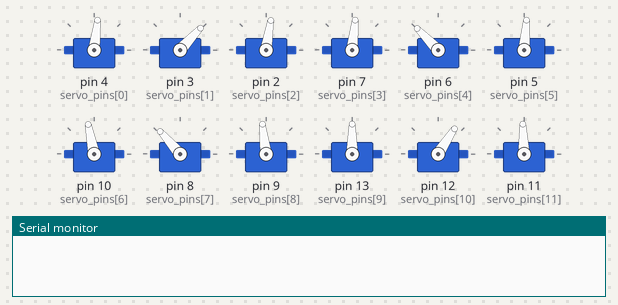
Bench run of a sketch on a simulated Arduino Uno, built with avr-gcc and run on an emulated ATmega328P. Shown: 12 × servo, the last lines printed to the serial monitor.

Above: at 0.1 s.
At 2.2 s:
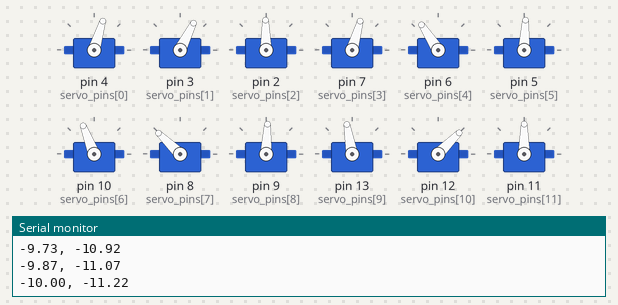
At 7.5 s:
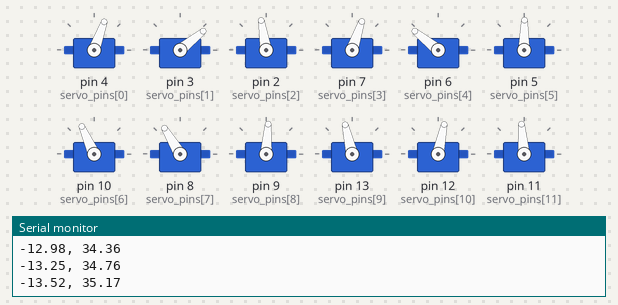
At 15.83 s:
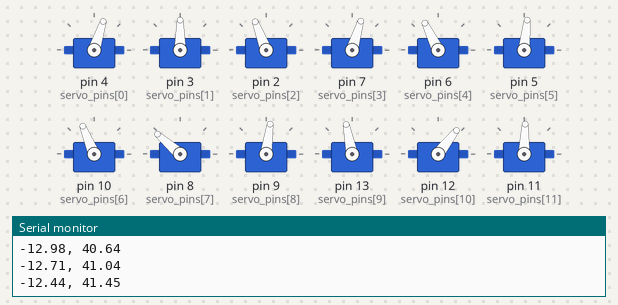
At 23.99 s:
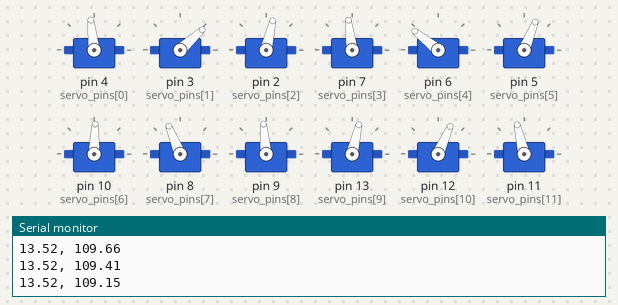
At 39.51 s:
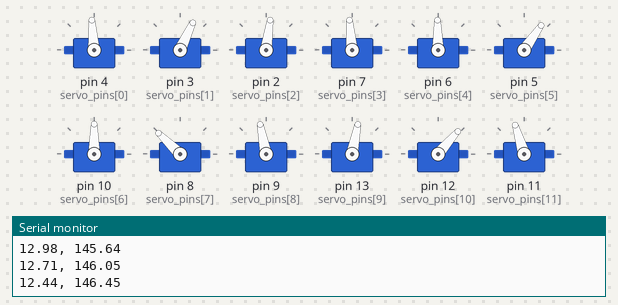
Timing chart, 0 to 40.0 s (numbered marks = the images above):
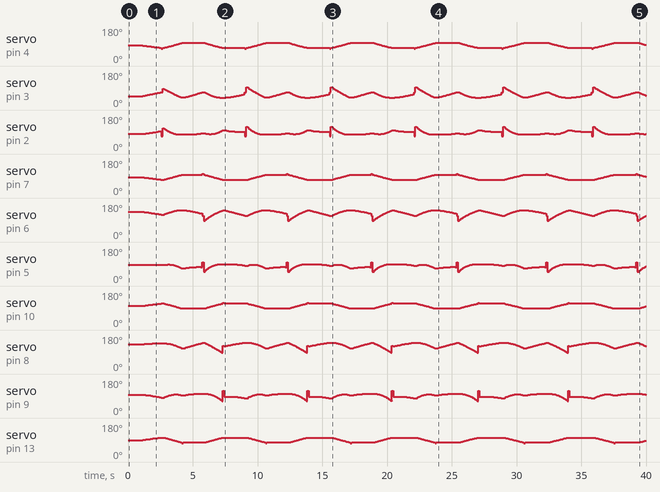

The sketch:

main.ino
```cpp
#include "Quadruped.h"

Quadruped robot(51.302, 91, 15.151, 40, 40);

void setup() {
// put your setup code here, to run once:
  Serial.begin(9600);
//  robot.init_initialise();
  robot.initialise();

  delay(100);
  robot.translate_cog_on_support_polygon("rf");
 //  delay(1000);
  robot.IK_one_leg("rf", 0,20,10);
  delay(100);
  robot.IK_one_leg("rf", 0,-20,5);

   delay(100);
   robot.translate_cog_on_support_polygon("lb");
 //  delay(1000);
  robot.IK_one_leg("lb", 0,20,10);
  delay(100);
  robot.IK_one_leg("lb", 0,-20,5);

  delay(100);
  robot.translate_cog_on_support_polygon("lf");
 //  delay(1000);
  robot.IK_one_leg("lf", 0,20,20);
  delay(100);
  robot.IK_one_leg("lf", 0,-20,10);

  delay(100);
  robot.translate_cog_on_support_polygon("rb");
 //  delay(1000);
  robot.IK_one_leg("rb", 0,20,20);
  delay(100);
  robot.IK_one_leg("rb", 0,-20,10);
}

void loop() {
// put your main code here, to run repeatedly:
delay(100);
robot.translate_cog_on_support_polygon("rf");
//  delay(1000);
robot.IK_one_leg("rf", 0,20,20);
delay(100);
robot.IK_one_leg("rf", 0,-20,10);

delay(100);
robot.translate_cog_on_support_polygon("lb");
//  delay(1000);
robot.IK_one_leg("lb", 0,20,20);
delay(100);
robot.IK_one_leg("lb", 0,-20,10);

delay(100);
robot.translate_cog_on_support_polygon("lf");
//  delay(1000);
robot.IK_one_leg("lf", 0,20,20);
delay(100);
robot.IK_one_leg("lf", 0,-20,10);

delay(100);
robot.translate_cog_on_support_polygon("rb");
//  delay(1000);
robot.IK_one_leg("rb", 0,20,20);
delay(100);
robot.IK_one_leg("rb", 0,-20,10);
}
```

Quadruped.cpp
```cpp
#include <Arduino.h>
#include <Servo.h>

#include "Quadruped.h"

Quadruped::Quadruped(float _w, float _l, float _l1, float _l2, float _l3){
  W = _w;
  L = _l;
  L1 = _l1;
  L2 = _l2;
  L3 = _l3;

  init_local_frames();
  update_frames_wrt_cog();
}

void Quadruped::init_local_frames(){
  local_frames.rf.x = 14.899;
  local_frames.rf.y = -60;
  local_frames.rf.z = 0;
  local_frames.lf.x = -14.899;
  local_frames.lf.y = -60;
  local_frames.lf.z = 0;
  local_frames.rb.x = 14.899;
  local_frames.rb.y = -60;
  local_frames.rb.z = 0;
  local_frames.lb.x = -14.899;
  local_frames.lb.y = -60;
  local_frames.lb.z = 0;
}

void Quadruped::attach_servos(){
  rfh1.attach(servo_pins[0]);
  rfh2.attach(servo_pins[1]);
  rfk.attach(servo_pins[2]);
  lfh1.attach(servo_pins[3]);
  lfh2.attach(servo_pins[4]);
  lfk.attach(servo_pins[5]);
  rbh1.attach(servo_pins[6]);
  rbh2.attach(servo_pins[7]);
  rbk.attach(servo_pins[8]);
  lbh1.attach(servo_pins[9]);
  lbh2.attach(servo_pins[10]);
  lbk.attach(servo_pins[11]);
}

void Quadruped::init_initialise(){
  attach_servos();

  rfh1.write(zero_positions[0]);
  rfh2.write(zero_positions[1]);
  rfk.write(zero_positions[2]);
  lfh1.write(zero_positions[3]);
  lfh2.write(zero_positions[4]);
  lfk.write(zero_positions[5]);
  rbh1.write(zero_positions[6]);
  rbh2.write(zero_positions[7]);
  rbk.write(zero_positions[8]);
  lbh1.write(zero_positions[9]);
  lbh2.write(zero_positions[10]);
  lbk.write(zero_positions[11]);
  delay(1000);
}

void Quadruped::initialise(){
  IK();
  attach_servos();
  delay(1000);
}

void Quadruped::IK(){
  float theta1rf = -atan2(-local_frames.rf.y, local_frames.rf.x)-atan2(sqrt(sq(local_frames.rf.x)+sq(local_frames.rf.y)-sq(L1)), -L1);
  float Drf = (sq(local_frames.rf.x)+sq(local_frames.rf.y)-sq(L1)+sq(-local_frames.rf.z)-sq(L2)-sq(L3))/(2*L2*L3);
  float theta3rf = atan2(-sqrt(1-sq(Drf)), Drf);
  float theta2rf = atan2(-local_frames.rf.z, sqrt(sq(local_frames.rf.x)+sq(local_frames.rf.y)-sq(L1)))-atan2(L3 * sin(theta3rf), L2+L3*cos(theta3rf));
  float theta1rf_deg = (180.0/M_PI)*theta1rf;
  float theta2rf_deg = (180.0/M_PI)*theta2rf;
  float theta3rf_deg = (180.0/M_PI)*theta3rf;

  float theta1lf = -atan2(-local_frames.lf.y, -local_frames.lf.x)-atan2(sqrt(sq(-local_frames.lf.x)+sq(local_frames.lf.y)-sq(L1)), -L1);
  float Dlf = (sq(-local_frames.lf.x)+sq(local_frames.lf.y)-sq(L1)+sq(-local_frames.lf.z)-sq(L2)-sq(L3))/(2*L2*L3);
  float theta3lf = atan2(-sqrt(1-sq(Dlf)), Dlf);
  float theta2lf = atan2(-local_frames.lf.z, sqrt(sq(-local_frames.lf.x)+sq(local_frames.lf.y)-sq(L1)))-atan2(L3 * sin(theta3lf), L2+L3*cos(theta3lf));
  float theta1lf_deg = (180.0/M_PI)*theta1lf;
  float theta2lf_deg = (180.0/M_PI)*theta2lf;
  float theta3lf_deg = (180.0/M_PI)*theta3lf;

  float theta1rb = -atan2(-local_frames.rb.y, local_frames.rb.x)-atan2(sqrt(sq(local_frames.rb.x)+sq(local_frames.rb.y)-sq(L1)), -L1);
  float Drb = (sq(local_frames.rb.x)+sq(local_frames.rb.y)-sq(L1)+sq(local_frames.rb.z)-sq(L2)-sq(L3))/(2*L2*L3);
  float theta3rb = atan2(-sqrt(1-sq(Drb)), Drb);
  float theta2rb = atan2(local_frames.rb.z, sqrt(sq(local_frames.rb.x)+sq(local_frames.rb.y)-sq(L1)))-atan2(L3 * sin(theta3rb), L2+L3*cos(theta3rb));
  float theta1rb_deg = (180.0/M_PI)*theta1rb;
  float theta2rb_deg = (180.0/M_PI)*theta2rb;
  float theta3rb_deg = (180.0/M_PI)*theta3rb;

  float theta1lb = -atan2(-local_frames.lb.y, -local_frames.lb.x)-atan2(sqrt(sq(-local_frames.lb.x)+sq(local_frames.lb.y)-sq(L1)), -L1);
  float Dlb = (sq(-local_frames.lb.x)+sq(local_frames.lb.y)-sq(L1)+sq(local_frames.lb.z)-sq(L2)-sq(L3))/(2*L2*L3);
  float theta3lb = atan2(-sqrt(1-sq(Dlb)), Dlb);
  float theta2lb = atan2(local_frames.lb.z, sqrt(sq(-local_frames.lb.x)+sq(local_frames.lb.y)-sq(L1)))-atan2(L3 * sin(theta3lb), L2+L3*cos(theta3lb));
  float theta1lb_deg = (180.0/M_PI)*theta1lb;
  float theta2lb_deg = (180.0/M_PI)*theta2lb;
  float theta3lb_deg = (180.0/M_PI)*theta3lb;

  rfh1.write(zero_positions[0] + (-180 - theta1rf_deg));
  rfh2.write(zero_positions[1] - theta2rf_deg);
  rfk.write(zero_positions[2] + theta3rf_deg);

  lfh1.write(zero_positions[3] - (-180 - theta1lf_deg));
  lfh2.write(zero_positions[4] + theta2lf_deg);
  lfk.write(zero_positions[5] - theta3lf_deg);

  rbh1.write(zero_positions[6] - (-180 - theta1rb_deg));
  rbh2.write(zero_positions[7] + theta2rb_deg);
  rbk.write(zero_positions[8] - theta3rb_deg);

  lbh1.write(zero_positions[9] + (-180 - theta1lb_deg));
  lbh2.write(zero_positions[10] - theta2lb_deg);
  lbk.write(zero_positions[11] + theta3lb_deg);

//  Serial.println("finished moving");
}

void Quadruped::IK_one_leg(String leg, float x, float y, float z){
  if (leg == "rf"){
    local_frames.rf.x += x;
    local_frames.rf.y += y;
    local_frames.rf.z += z;
  }
  else if (leg == "lf"){
    local_frames.lf.x += x;
    local_frames.lf.y += y;
    local_frames.lf.z += z;
  }
  else if (leg == "rb"){
    local_frames.rb.x += x;
    local_frames.rb.y += y;
    local_frames.rb.z += z;
  }
  else if (leg == "lb"){
    local_frames.lb.x += x;
    local_frames.lb.y += y;
    local_frames.lb.z += z;
  }
  IK();
}

// updating the frames with respect to the center of gravity
void Quadruped::update_frames_wrt_cog(){
  frames_wrt_cog.rf.x = local_frames.rf.x + W/2;
  frames_wrt_cog.rf.y = local_frames.rf.y;
  frames_wrt_cog.rf.z = local_frames.rf.z + L/2;

  frames_wrt_cog.lf.x = local_frames.lf.x - W/2;
  frames_wrt_cog.lf.y = local_frames.lf.y;
  frames_wrt_cog.lf.z = local_frames.lf.z + L/2;

  frames_wrt_cog.rb.x = local_frames.rb.x + W/2;
  frames_wrt_cog.rb.y = local_frames.rb.y;
  frames_wrt_cog.rb.z = local_frames.rb.z - L/2;

  frames_wrt_cog.lb.x = local_frames.lb.x - W/2;
  frames_wrt_cog.lb.y = local_frames.lb.y;
  frames_wrt_cog.lb.z = local_frames.lb.z - L/2;
}

void Quadruped::update_local_frames(){
  local_frames.rf.x = frames_wrt_cog.rf.x - W/2;
  local_frames.rf.y = frames_wrt_cog.rf.y;
  local_frames.rf.z = frames_wrt_cog.rf.z - L/2;

  local_frames.lf.x = frames_wrt_cog.lf.x + W/2;
  local_frames.lf.y = frames_wrt_cog.lf.y;
  local_frames.lf.z = frames_wrt_cog.lf.z - L/2;

  local_frames.rb.x = frames_wrt_cog.rb.x - W/2;
  local_frames.rb.y = frames_wrt_cog.rb.y;
  local_frames.rb.z = frames_wrt_cog.rb.z + L/2;

  local_frames.lb.x = frames_wrt_cog.lb.x + W/2;
  local_frames.lb.y = frames_wrt_cog.lb.y;
  local_frames.lb.z = frames_wrt_cog.lb.z + L/2;
}

void Quadruped::translate_cog(float x, float z){
  cog_x += x;
  cog_z += z;

  Serial.print(cog_x);
  Serial.print(", ");
  Serial.println(cog_z);

  local_frames.rf.x -= x;
  local_frames.lf.x -= x;
  local_frames.rb.x -= x;
  local_frames.lb.x -= x;

  local_frames.rf.z -= z;
  local_frames.lf.z -= z;
  local_frames.rb.z -= z;
  local_frames.lb.z -= z;

  IK();
}

void Quadruped::translate_cog_on_support_polygon(String swing_leg){
  float support_polygon_centroid_x;
  float support_polygon_centroid_z;

  update_frames_wrt_cog();

//  Serial.print("(");
//  Serial.print(frames_wrt_cog.rf.x);
//  Serial.print(", ");
//  Serial.print(frames_wrt_cog.rf.z);
//  Serial.println(")");
//
//  Serial.print("(");
//  Serial.print(frames_wrt_cog.lf.x);
//  Serial.print(", ");
//  Serial.print(frames_wrt_cog.lf.z);
//  Serial.println(")");
//
//  Serial.print("(");
//  Serial.print(frames_wrt_cog.rb.x);
//  Serial.print(", ");
//  Serial.print(frames_wrt_cog.rb.z);
//  Serial.println(")");
//
//  Serial.print("(");
//  Serial.print(frames_wrt_cog.lb.x);
//  Serial.print(", ");
//  Serial.print(frames_wrt_cog.lb.z);
//  Serial.println(")");

  if (swing_leg == "rf")
  {
    support_polygon_centroid_x = (frames_wrt_cog.lf.x + frames_wrt_cog.rb.x + frames_wrt_cog.lb.x) / 3.0;
    support_polygon_centroid_z = (frames_wrt_cog.lf.z + frames_wrt_cog.rb.z + frames_wrt_cog.lb.z) / 3.0;
  }
  else if (swing_leg == "lf")
  {
    support_polygon_centroid_x = (frames_wrt_cog.rf.x + frames_wrt_cog.rb.x + frames_wrt_cog.lb.x) / 3.0;
    support_polygon_centroid_z = (frames_wrt_cog.rf.z + frames_wrt_cog.rb.z + frames_wrt_cog.lb.z) / 3.0;
  }
  else if (swing_leg == "rb")
  {
    support_polygon_centroid_x = (frames_wrt_cog.rf.x + frames_wrt_cog.lf.x + frames_wrt_cog.lb.x) / 3.0;
    support_polygon_centroid_z = (frames_wrt_cog.rf.z + frames_wrt_cog.lf.z + frames_wrt_cog.lb.z) / 3.0;
  }
  else if (swing_leg == "lb")
  {
    support_polygon_centroid_x = (frames_wrt_cog.rf.x + frames_wrt_cog.lf.x + frames_wrt_cog.rb.x) / 3.0;
    support_polygon_centroid_z = (frames_wrt_cog.rf.z + frames_wrt_cog.lf.z + frames_wrt_cog.rb.z) / 3.0;
  }

//  Serial.println("Support polygon centroid");
//  Serial.print("(");
//  Serial.print(support_polygon_centroid_x);
//  Serial.print(", ");
//  Serial.print(support_polygon_centroid_z);
//  Serial.println(")");

  float old_x = 0;
  float old_z = 0;
  for (int i = 0; i<=100; i++){
    float new_x = i * support_polygon_centroid_x / 100.0;
    float new_z = i * support_polygon_centroid_z / 100.0;
    translate_cog(new_x - old_x, new_z - old_z);
    old_x = new_x;
    old_z = new_z;
    delay(1);
  }

}
```

Quadruped.h
```cpp
#ifndef Quadruped_h
#define Quadruped_h

#include <Servo.h>

typedef struct frame{
  float x;
  float y;
  float z;
}Frame;

typedef struct frames{
  Frame rf;
  Frame lf;
  Frame rb;
  Frame lb;
}Frames;

class Quadruped{
  private:
    float W;
    float L;

    float L1;
    float L2;
    float L3;

    float cog_x = 0.0;
    float cog_z = 0.0;
    float cog_y = 60.0;

    int servo_pins[12] = {4, 3, 2, 7, 6, 5, 10, 8, 9, 13, 12, 11};
    int zero_positions[12] = {83, 89, 164, 85, 93, 3, 102, 90, 15, 90, 99, 175};

    Servo rfh1, rfh2, rfk, lfh1, lfh2, lfk, rbh1, rbh2, rbk, lbh1, lbh2, lbk;

    void init_local_frames();
    void attach_servos();

  public:
    Quadruped(float _w, float _l, float _l1, float _l2, float _l3);

    Frames local_frames;
    Frames frames_wrt_cog;

    void init_initialise();
    void initialise();
    void IK();
    void IK_one_leg(String leg, float x, float y, float z);
    void update_frames_wrt_cog();
    void update_local_frames();
    void translate_cog(float x, float y);
    void translate_cog_on_support_polygon(String swing_leg);
};


#endif
```
